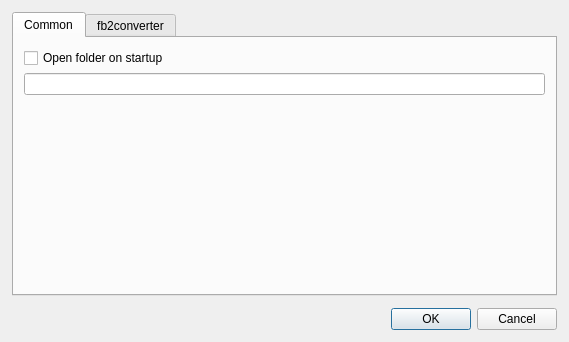
<?xml version="1.0" encoding="UTF-8"?>
<ui version="4.0">
 <class>SettingsDialog</class>
 <widget class="QDialog" name="SettingsDialog">
  <property name="geometry">
   <rect>
    <x>0</x>
    <y>0</y>
    <width>569</width>
    <height>342</height>
   </rect>
  </property>
  <property name="windowTitle">
   <string>Settings</string>
  </property>
  <layout class="QVBoxLayout" name="verticalLayout_2">
   <property name="spacing">
    <number>12</number>
   </property>
   <property name="leftMargin">
    <number>12</number>
   </property>
   <property name="topMargin">
    <number>12</number>
   </property>
   <property name="rightMargin">
    <number>12</number>
   </property>
   <property name="bottomMargin">
    <number>12</number>
   </property>
   <item>
    <widget class="QTabWidget" name="tabWidget">
     <property name="currentIndex">
      <number>0</number>
     </property>
     <widget class="QWidget" name="tab">
      <attribute name="title">
       <string>Common</string>
      </attribute>
      <layout class="QVBoxLayout" name="verticalLayout_3">
       <property name="spacing">
        <number>5</number>
       </property>
       <property name="leftMargin">
        <number>10</number>
       </property>
       <property name="topMargin">
        <number>10</number>
       </property>
       <property name="rightMargin">
        <number>10</number>
       </property>
       <property name="bottomMargin">
        <number>10</number>
       </property>
       <item>
        <widget class="QCheckBox" name="checkOpenFolderOnStart">
         <property name="text">
          <string>Open folder on startup</string>
         </property>
        </widget>
       </item>
       <item>
        <widget class="FolderPicker" name="textOpenFolderOnStart"/>
       </item>
       <item>
        <spacer name="verticalSpacer">
         <property name="orientation">
          <enum>Qt::Vertical</enum>
         </property>
         <property name="sizeHint" stdset="0">
          <size>
           <width>20</width>
           <height>40</height>
          </size>
         </property>
        </spacer>
       </item>
      </layout>
     </widget>
     <widget class="QWidget" name="tab_2">
      <attribute name="title">
       <string>fb2converter</string>
      </attribute>
      <layout class="QVBoxLayout" name="verticalLayout">
       <property name="spacing">
        <number>5</number>
       </property>
       <property name="leftMargin">
        <number>10</number>
       </property>
       <property name="topMargin">
        <number>10</number>
       </property>
       <property name="rightMargin">
        <number>10</number>
       </property>
       <property name="bottomMargin">
        <number>10</number>
       </property>
       <item>
        <widget class="QLabel" name="label_3">
         <property name="text">
          <string>Path to fb2converter executable</string>
         </property>
        </widget>
       </item>
       <item>
        <widget class="FilePicker" name="textConverterPath"/>
       </item>
       <item>
        <widget class="QLabel" name="label_4">
         <property name="text">
          <string>fb2converter config file</string>
         </property>
        </widget>
       </item>
       <item>
        <widget class="FilePicker" name="textConverterConfig"/>
       </item>
       <item>
        <layout class="QHBoxLayout" name="horizontalLayout">
         <item>
          <widget class="QPushButton" name="btnEditConfig">
           <property name="text">
            <string>Edit config file</string>
           </property>
          </widget>
         </item>
         <item>
          <spacer name="horizontalSpacer">
           <property name="orientation">
            <enum>Qt::Horizontal</enum>
           </property>
           <property name="sizeHint" stdset="0">
            <size>
             <width>38</width>
             <height>20</height>
            </size>
           </property>
          </spacer>
         </item>
        </layout>
       </item>
       <item>
        <spacer name="verticalSpacer_2">
         <property name="orientation">
          <enum>Qt::Vertical</enum>
         </property>
         <property name="sizeHint" stdset="0">
          <size>
           <width>168</width>
           <height>23</height>
          </size>
         </property>
        </spacer>
       </item>
       <item>
        <layout class="QHBoxLayout" name="horizontalLayout_2">
         <item>
          <spacer name="horizontalSpacer_2">
           <property name="orientation">
            <enum>Qt::Horizontal</enum>
           </property>
           <property name="sizeHint" stdset="0">
            <size>
             <width>40</width>
             <height>20</height>
            </size>
           </property>
          </spacer>
         </item>
         <item>
          <widget class="QPushButton" name="btnDowloadConverter">
           <property name="text">
            <string>Download fb2converter</string>
           </property>
          </widget>
         </item>
        </layout>
       </item>
      </layout>
     </widget>
    </widget>
   </item>
   <item>
    <widget class="QDialogButtonBox" name="buttonBox">
     <property name="orientation">
      <enum>Qt::Horizontal</enum>
     </property>
     <property name="standardButtons">
      <set>QDialogButtonBox::Cancel|QDialogButtonBox::Ok</set>
     </property>
    </widget>
   </item>
  </layout>
 </widget>
 <customwidgets>
  <customwidget>
   <class>FolderPicker</class>
   <extends>QLineEdit</extends>
   <header>.customcontrols.h</header>
  </customwidget>
  <customwidget>
   <class>FilePicker</class>
   <extends>QLineEdit</extends>
   <header>.customcontrols.h</header>
  </customwidget>
 </customwidgets>
 <resources/>
 <connections>
  <connection>
   <sender>buttonBox</sender>
   <signal>accepted()</signal>
   <receiver>SettingsDialog</receiver>
   <slot>accept()</slot>
   <hints>
    <hint type="sourcelabel">
     <x>248</x>
     <y>254</y>
    </hint>
    <hint type="destinationlabel">
     <x>157</x>
     <y>274</y>
    </hint>
   </hints>
  </connection>
  <connection>
   <sender>buttonBox</sender>
   <signal>rejected()</signal>
   <receiver>SettingsDialog</receiver>
   <slot>reject()</slot>
   <hints>
    <hint type="sourcelabel">
     <x>316</x>
     <y>260</y>
    </hint>
    <hint type="destinationlabel">
     <x>286</x>
     <y>274</y>
    </hint>
   </hints>
  </connection>
 </connections>
</ui>
